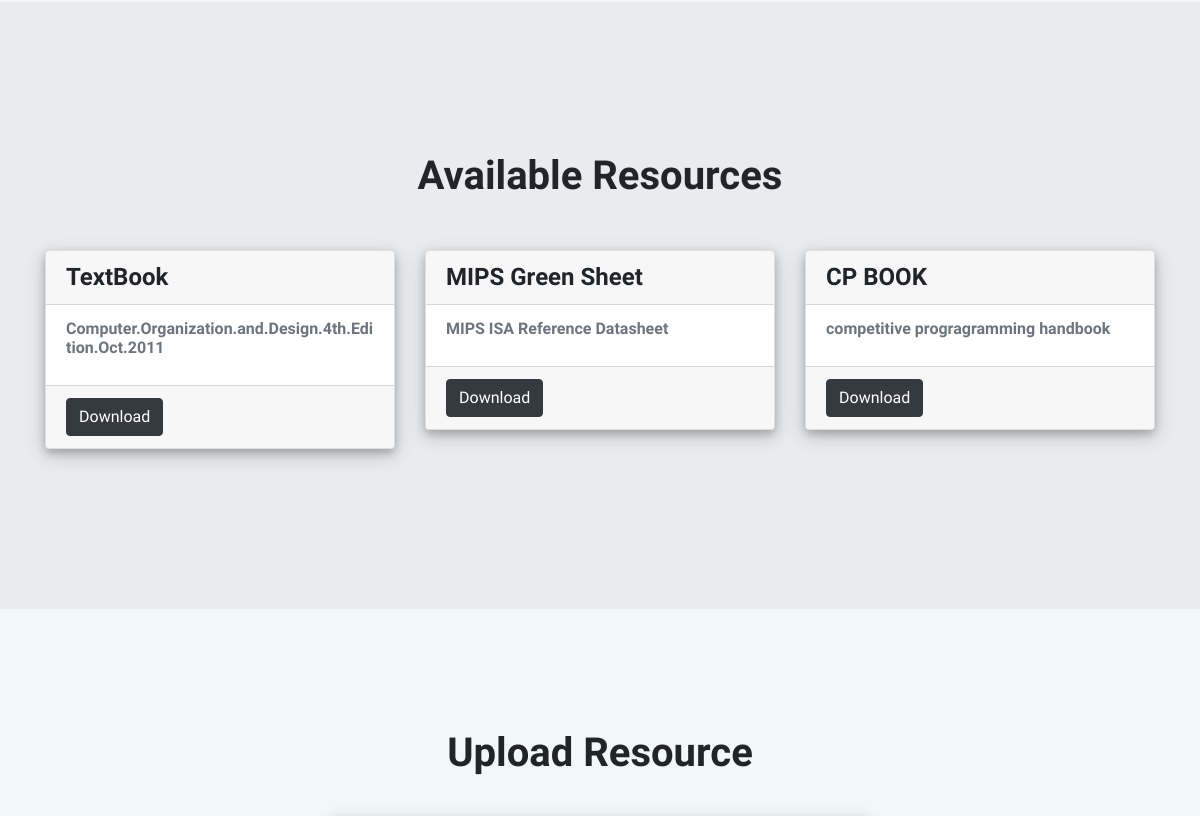
The app's page /course/CS250 (middle part), older data.
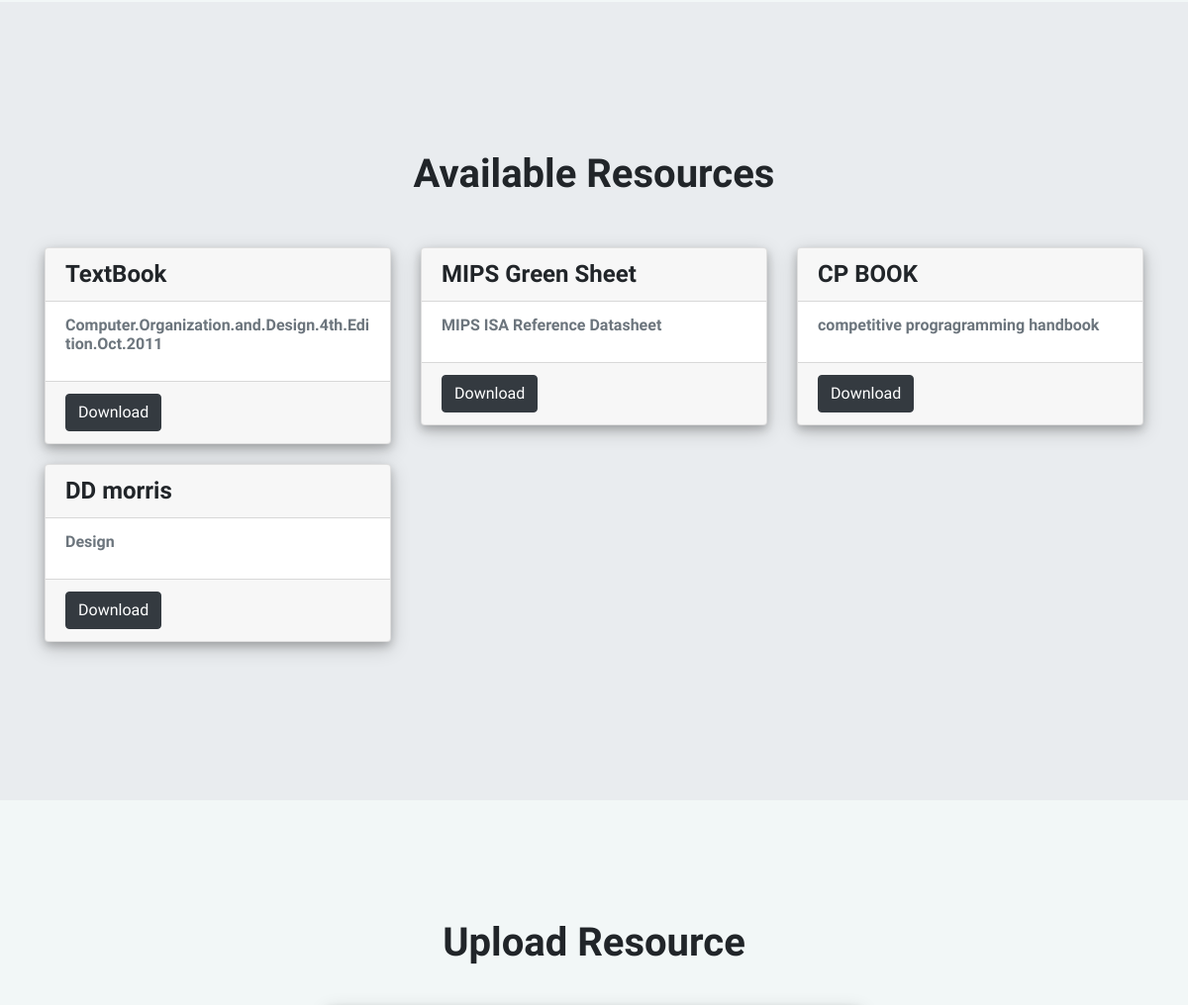
The same page, newer data.
### app/models.py (models this page shows)
class Resource(models.Model):
    RNo = models.AutoField(primary_key=True)
    RName = models.CharField(max_length=100)
    RDes = models.CharField(max_length=200)
    CCode = models.ForeignKey(Course, on_delete=models.CASCADE)
    UNumber = models.ForeignKey(Uploader, on_delete=models.CASCADE)
    filepath = models.FileField(upload_to="resources", default="")
    created_at=models.DateTimeField(auto_now_add=True)
    updated_at=models.DateTimeField(auto_now=True)
    times_visited=models.IntegerField(default=0)

### app/views.py (the view)
# urls.py: path('course/<str:CCode>', views.Crs),
def Crs(request, CCode):
    departments = Department.objects.all()
    params = {'departments': departments}
    course = Course.objects.filter(CCode=CCode)
    resources = Resource.objects.filter(CCode=CCode)
    rs = True
    if(resources):
        rs = True
    else:
        rs = False
    return render(request, 'app/course.html', {'course': course[0], 'resources': resources, 'departments': departments, 'rs': rs})

### app/models.py (called while the page is built)
    def __str__(self):
        return self.DName

### app/templates/app/course.html (shortened to what this page needs)
{% extends "layout.html" %} {% block body %}
<div style="background-color: #E9ECEF; padding-top: 30px; padding-bottom: 30px;">
  <div class="container" style="margin-top: 100px; margin-bottom: 100px;">
    <div class="row row-content">
      <div class="col-12" style="text-align: center;">
        {% if rs %}
        <h1>Available Resources</h1>
        {% endif %}
      </div>
    </div>
    <div class="row row-content">
        {% if rs %}
        {% for resource in resources %}
        <div class="col-12 col-md-4">
          <div class="card card-dept">
            <div class="card-header">
              <h4>
                {{ resource.RName }}
              </h4>
            </div>
            <div class="card-body">
              <h6 class="card-subtitle mb-2 text-muted">
                {{ resource.RDes }}
              </h6>
            </div>
            <div class="card-footer">
              <form action="/Popularity_check" method="POST" enctype="multipart/form-data" >
              <a href="{{ resource.filepath.url }}" target="_blank"><button class="btn btn-dark" value=" {{ resource.RNo }} " name="Resource_no" type="submit">Download </button></a>
              </form>
              </div>
            </div>
          </div>
        {% endfor %}
        {% endif %}
    </div>
  </div>
</div>
<div class="container" style="margin-top: 100px; margin-bottom: 100px;">
  <div class="row row-content">
    <div class="col-12" style="text-align: center;">
      <h1>Upload Resource</h1>
    </div>
  </div>
  <div class="row row-content justify-content-center">
  </div>
</div>
{% endblock %}

### templates/layout.html (shortened to what this page needs)
<!DOCTYPE html>{% load static %}
<html lang="en">
<head>
	<link rel="stylesheet" href="https://stackpath.bootstrapcdn.com/bootstrap/4.3.1/css/bootstrap.min.css"
>
	<link rel="stylesheet" href="https://cdnjs.cloudflare.com/ajax/libs/font-awesome/4.7.0/css/font-awesome.min.css">
	<link rel="stylesheet" href="{% static 'css/style.css' %}" />
</head>
<body>
	{% block body %} {% endblock %}
</html>

### staticfiles/css/style.css (style rules this page uses)
html, body { height: 100%; background-color: #f2f7f7; font-family: "Raleway", sans-serif; -webkit-font-smoothing: antialiased; font-smoothing: antialiased; }
h1, h2, h3, h4, h5, h6 { margin: 0; font-weight: 600; }
a { color: black; }
.card-dept { margin-top: 10px; margin-bottom: 10px; box-shadow: 0 4px 8px 0 rgba(0, 0, 0, 0.2), 0 6px 20px 0 rgba(0, 0, 0, 0.19); -webkit-transition: all 0.4s; -o-transition: all 0.4s; transition: all 0.4s; }
.row-content { padding-top: 20px; padding-bottom: 20px; }
html { font-size: 1rem; }

Row changes from the older to the newer data that the page shows:
added Resource: RName "DD morris", RDes "Design", {{ resource.RNo }} 14 (drawn)
